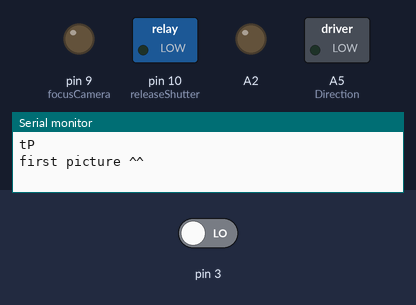
This sketch was run on a simulated Arduino Uno, built with avr-gcc and run on an emulated ATmega328P. Shown: switched loads named in the sketch (green lamp = pin HIGH), output pins drawn as LEDs (lit = HIGH), the last lines printed to the serial monitor. The test bench sets the inputs (shaded band); at power-on: pin 3 LOW. Pins used as bus, display or sensor lines are not drawn.

Above: at 1.2 s.
1.3 s: pin 3 driven HIGH
At 4.01 s:
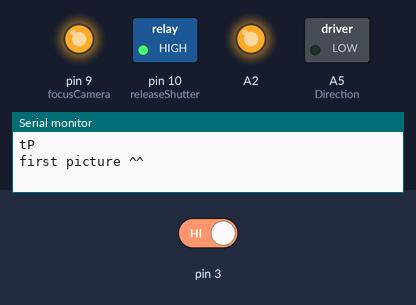
At 4.8 s:
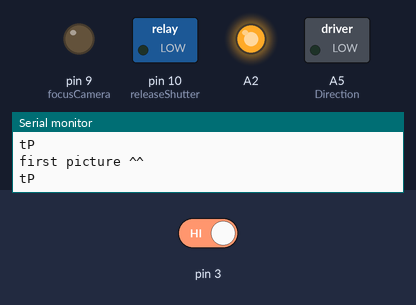
Timing chart, 0 to 9.6 s (numbered marks = the images above; inputs shaded):
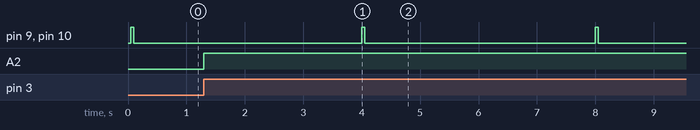

The sketch:

AutoCam_R3.ino
```cpp
/* Notes
- Coded by Ronnie Kwan - Febuary 20th, 2014
- Uniformly we will use pull-down resistors

//DONE:
 Put the LCD to refresh on the timer compare B interrupt every at 60Hz // Not possible, the routine takes too long
 Double click to go back on the menu // Done
 Activate shooting in continuous mode // Done
 Be able to modify the time interval // Done
 Make sure camera gets out of sleep mode just before the shot // Done

 //TODO:
- Free shot Mode
- Set Total Time Modeee
- Time of Day Mode
- Bounded Time Mode
- External Trigger Mode?
- Settings menu
- Build robust lcd writing method that doesn't hard code the position of numbers
- Create custom characters
- Save previous values into EEPROM, see if possible first...
*/

//#include <LiquidCrystal.h>
#include <avr/io.h>
#include <avr/interrupt.h>
#include "globalVariables.h"
//#include "menu.h"
//#include "rotaryEncoder.h"
#include "cameraShutter.h"
#include "misc.h"
#include "initialization.h"
//#include "fonts.h"
#include "stepperMotor.h"
//#include "contShttrStppr.h"

int incomingByte = 0;


void setup() {
	noInterrupts();
	pinSetup();
	stepperMTR_ini();
	stepperSpeed = 1;		//stepper manual speed = 2.5mm/s, max seems to be 3.2 mm/s with low vibrations, remember to put it in 1/16th steps
	stepperDistance = 10;	//stepper manual distance = 10mm
	limSwHit = NO;
	updt_stepperInfo();
	Serial.begin(9600);

	//lcd.createChar(0, A);
	//lcd.createChar(1, C);
	//lcd.createChar(2, M);
	//lcd.createChar(3, cameraShot_noFlash);
	//lcd.createChar(4, cameraShot_flash);
	//lcd.createChar(5, V);
	//lcd.createChar(6, num1);
	//lcd.createChar(7, num0);

	//LCD_ini();                                       // -set up the LCD's number of columns and rows
	//timerCompare0_ini();
	timerCompare1_ini();
	//timerCompare2_ini();
	//int0_ini();
	int1_ini();									// Start the external interrupt for the limit switches
	//TIMSK1 &= (0 << OCIE1A);

	//lcd.clear();
	interrupts();
}

ISR(TIMER1_COMPA_vect){                         // -Timer compare 1 A ISR, this regulates the shooting activity
	noInterrupts();
	// beginCameraShots();
	cSec++;
	interrupts();
}

ISR(TIMER2_COMPA_vect){                         // -Timer compare 2 A ISR, this regulates the shooting activity
	noInterrupts();                             // -disable all interrupts
	interrupts();
	//updt_currLocation_rotaryTurn();
	//updt_contShutterInterval();
	updt_stepperInfo();
	interrupts();
}

ISR(INT0_vect){                                 // -External interrupt for the push button on pin 2 which
	noInterrupts();                             // determines which level and submenus the user is currently on
	//if((currML0 == 1 && currML1 == 0 && currML2 == 0 && currML3 == 0) ||
	//(currML0 == 1 && currML1 == 0 && currML2 == 1 && currML3 == 0)||
	//(currML0 == 1 && currML1 == 1 && currML2 == 0 && currML3 == 0)||
	//(currML0 == 1 && currML1 == 1 && currML2 == 1 && currML3 == 0)){
	//	limSwHit = YES;
	//	digitalWrite(A2, limSwHit);
	//}
	//else{
		//updt_currLocation_click();
	//}
	//EIFR |= (1<<INTF0);							// Clear the flag to make the double click work, in the case
												// that you click while you're in the interrupt. ATMega328
												// seems to remember it until it is allowed to interrupt again.
	interrupts();
}

ISR(INT1_vect){                                 // -External interrupt for the limitswitch on pin 2 which
	noInterrupts();                             // determines which level and submenus the user is currently on
	limSwHit = YES;
	digitalWrite(A2, limSwHit);
	EIFR |= (1<<INTF1);							// Clear the flag to make the double click work, in the case
												// that you click while you're in the interrupt. ATMega328
												// seems to remember it until it is allowed to interrupt again.
	interrupts();
}

void loop()  {                                  // -Menu navigation being is displayed on the LCD in this loop
	//displayCurrentMenu(currML0, currML1, currML2, currML3, currML4, currCRF);
	// lcd.setCursor(0, 0);
	// lcd.print(cSec, DEC);
	//CSSProc();

	//takePicture();
	//camContinuous(2, 2, 4);	//SSC < TBF therefore dT = TBF
	camContinuous(4, 4, 2);		//SSC > TBF therefore dT = SSC
	delay(10000);
}
```

cameraShutter.cpp
```cpp
#include <avr/io.h>
#include <Arduino.h>
#include <avr/interrupt.h>
#include "globalVariables.h"
#include "cameraShutter.h"
#include "misc.h"


void takePicture(void){
	// This function allows the camera to perform the shutter actuation
	// NOTE: get the timing right, it just goes apeshit while in start mode.
	digitalWrite(focusCamera, HIGH);
	digitalWrite(releaseShutter, HIGH);
	//digitalWrite(A2, HIGH);
	delay(50);
	digitalWrite(focusCamera, LOW);
	digitalWrite(releaseShutter, LOW);
	//digitalWrite(A2, LOW);
	delay(10);
	Serial.println("tP");
}


void camContinuous(unsigned char NOF, unsigned char SSC, unsigned char TBF){
	// This function allows the camera to continously shoot given the parameters set by the user
	// NOF = Number of Frames
	// SSC = Shutter Speed Compensation (measured in seconds)
	// TBF  = Time Between Frames

	unsigned char cF;
	//cF = current frame
	unsigned char dT;
	//dT = delay time between frames (w.r.t SSC & TBF)

	if(SSC >= TBF){
		dT = SSC;
	}
	else if(SSC < TBF){
		dT = TBF;
	}
	//Determining if SSC or TBF should affect dT.
	delay(50);
	//Delay just a moment so the person is well away from the controls that might cause vibration to the camera
	takePicture();
	delaySeconds_ini();
	cF++;
	Serial.println("first picture ^^");
	while(NOF != cF){
		//Serial.println(cSec);
		//Serial.println(SSC);
		if(delaySeconds_chk(dT)){
			takePicture();
			if(NOF >= cF){
				delaySeconds_ini();
				cF++;
			}
			else{
				break;
			}
		}
	}
}
```

cameraShutter.h
```cpp
#ifndef CAMERASHUTTER_H_
#define CAMERASHUTTER_H_

void takePicture(void);
	// This function allows the camera to perform the shutter actuation
	// NOTE: get the timing right, it just goes apeshit while in start mode.

void camContinuous(unsigned char NOF, unsigned char SSC, unsigned char TBF);
	// This function allows the camera to continously shoot given the parameters set by the user
	// NOF = Number of Frames
	// SSC = Shutter Speed Compensation (measured in seconds)
	// TBF  = Time Between Frames

#endif
```

globalVariables.cpp
```cpp
//#include <LiquidCrystal.h>
#include "globalVariables.h"

volatile unsigned char currML0 = 0;	// Current menu level 0
volatile unsigned char currML1 = notDefined;	// Current menu level 1
volatile unsigned char currML2 = notDefined;	// Current menu level 2
volatile unsigned char currML3 = notDefined;	// Current menu level 3
volatile unsigned char currML4 = notDefined;	// Current menu level 4
volatile unsigned char currCRF = NO;


volatile unsigned char ML0prev = notDefined;
volatile unsigned char ML1prev = notDefined;
volatile unsigned char ML2prev = notDefined;
volatile unsigned char ML3prev = notDefined;
volatile unsigned char ML4prev = notDefined;

volatile int stepperDelay;
volatile float stepperSpeed;
volatile int SSLeastSig;
volatile int SSMostSig;
volatile unsigned int stepperDistance;		//Desired distance for stepper to move with relation to leadscrew
volatile unsigned char stepperDistanceMS;
volatile unsigned char stepperDistanceLS;
volatile unsigned char limSwHit;

volatile unsigned int CM_DistDiv = 1;		//This should be the distance division where you move 1 mm every cycle.
volatile unsigned int CM_DistDivMS;
volatile unsigned int CM_DistDivLS;
volatile unsigned int CM_ShotPerDiv = 1;
volatile unsigned int CM_DistCov = 0;
volatile unsigned int CSS_shutterStart = NO;
volatile unsigned int CSS_shutterNotDone = YES;

volatile unsigned int cSec = 0;

volatile unsigned char contShutterInterval;
volatile char contHr;
volatile char contMin;
volatile char contSec = 5;

volatile char stiHr;
volatile char stiMin;
volatile char stiSec;

volatile char currHr;
volatile char currMin;
volatile char currSec;

volatile char test;

// volatile char stiHr_curr;
// volatile char stiMin_curr;
// volatile char stiSec_curr;

// volatile char stiTimeLeftHr;
// volatile char stiTimeLeftMin;
// volatile char stiTimeLeftSec;

//LiquidCrystal lcd(LCDRS, LCDEnable, LCDDR4, LCDDR5, LCDDR6, LCDDR7);
```

globalVariables.h
```cpp
#ifndef GLOBALVARIABLES_H_
#define GLOBALVARIABLES_H_

//#include <LiquidCrystal.h>

//Human Interface pins begin
#define pin_A 6
#define pin_B 7
#define pushButton 2 //Interrupt enabled pin (both 2 and 3)
#define limitSwitches 3 //Interrupt enabled pin (both 2 and 3)
#define focusCamera 9		//red wire
#define releaseShutter 10		//green wire
//Human Interface pins end

#define oneClick 1
#define twoClick 2
#define NO 0
#define YES 1
#define notDefined 99

//LCD Define begin
#define LCDRS 4
#define LCDEnable 5
#define LCDDR4 8
#define LCDDR5 11
#define LCDDR6 12
#define LCDDR7 13
//LCD Define end

enum direction{
	neutral,
	positive,
	negative
};

enum currentHMSModifier{
  hour,
  minute,
  second
};

enum booleanStatements{
  FALSE,
  TRUE
};

enum menu {
  continuous,
  setTimeOfDay,
  settings
};

enum continuousSubMenu{
  startCont,
  setTimeIntervalCont
};

enum setTimeSubMenu{
  startSetTime,
  setTimer,
  setTimeIntervalSetTime
};

enum settingsSubMenu{
  SDTimeInterval,
  SDTimer,
  adjustBrightness
};

extern volatile unsigned char currML0;	// Current menu level 0
extern volatile unsigned char currML1;	// Current menu level 1
extern volatile unsigned char currML2;	// Current menu level 2
extern volatile unsigned char currML3;	// Current menu level 3
extern volatile unsigned char currML4;	// Current menu level 4
extern volatile unsigned char currCRF;	// Current constant refresh status

extern volatile unsigned char ML0prev;
extern volatile unsigned char ML1prev;
extern volatile unsigned char ML2prev;
extern volatile unsigned char ML3prev;
extern volatile unsigned char ML4prev;

extern volatile int stepperDelay;
extern volatile float stepperSpeed;
extern volatile int SSLeastSig;
extern volatile int SSMostSig;
extern volatile unsigned int stepperDistance;
extern volatile unsigned char stepperDistanceMS;
extern volatile unsigned char stepperDistanceLS;
extern volatile unsigned char limSwHit;

extern volatile unsigned int CM_DistDiv;		//note: MAX: 500mm DEFAULT: 1mm
extern volatile unsigned int CM_DistDivMS;
extern volatile unsigned int CM_DistDivLS;
extern volatile unsigned int CM_ShotPerDiv;		//note: MAX: 999shots DEFAULT: 1 S/DIV
extern volatile unsigned int CM_DistCov;		//note: MAX: 999mm DEFAULT: 0, therefore it will move until it hits limit switch
extern volatile unsigned int CSS_shutterStart;
extern volatile unsigned int CSS_shutterNotDone;

extern volatile unsigned int cSec;		//current seconds, used to keep track of the seconds that have past in Timer2 Comp A

extern volatile unsigned char contShutterInterval;
extern volatile char contHr;		//linked with cont+mtr mode
extern volatile char contMin;		//linked with cont+mtr mode
extern volatile char contSec;		//linked with cont+mtr mode

extern volatile char stiHr;
extern volatile char stiMin;
extern volatile char stiSec;

extern volatile char currHr;
extern volatile char currMin;
extern volatile char currSec;

extern volatile char test;

// extern volatile char stiHr_curr;
// extern volatile char stiMin_curr;
// extern volatile char stiSec_curr;

// extern volatile char stiTimeLeftHr;
// extern volatile char stiTimeLeftMin;
// extern volatile char stiTimeLeftSec;

//extern LiquidCrystal lcd;

#endif
```

initialization.cpp
```cpp
#include <avr/io.h>
#include <Arduino.h>
#include <avr/interrupt.h>
#include "globalVariables.h"
#include "initialization.h"
#include "stepperMotor.h"
//#include "fonts.h"

 void timerCompare0_ini(void){								  // -Initialization of the Timer Compare 0
	TCCR0A  = 0;                                       	      // This regulates the menu navigation arrow to show where user is pointing
	TCCR0B  = 0;
	TCNT0   = 0;
	OCR0A   = 256;                                     	      // -compare match register ((16MHz/64/200Hz)-1)
	TCCR0A |= (1 << WGM01);                                   // -CTC mode
	TCCR0B |= ((1 << CS02) | (1 << CS00));                    // -1024 prescaler
	TIMSK0 |= (1 << OCIE0A);                                  // -Enable timer compare interrupt
}

void timerCompare1_ini(void){                                 // -Initialization of the Timer Compare 1
	TCCR1A  = 0;                                              // -Timer compare 1 A ISR, this regulates the shooting activity
	TCCR1B  = 0;
	TCCR1C  = 0;               								  // Clear TCCR1C
	TCNT1   = 0;
	OCR1A   = 15624;                                          // -compare match register ((16MHz/1024/1Hz) - 1)
	TCCR1B |= (1 << WGM12);                                   // -CTC mode
	TCCR1B |= ((1 << CS12) | (1 << CS10));                    // -1024 prescaler
	TIMSK1 |= (1 << OCIE1A);                                  // -Enable timer compare interrupt
}

void timerCompare2_ini(void){                                 // -Initialization of the Timer Compare 1
	TCCR2A  = 0;                                              // -Timer compare 1 A ISR, this regulates the rotary encoder refresh rate
	TCCR2B  = 0;
	TCNT2   = 0;
	OCR2A   = 124;                                            // -compare match register ((16MHz/1024/500Hz) - 1)
	TCCR2A |= (1 << WGM21);                                   // -CTC mode
	TCCR2B |= (1 << CS22) | (1 << CS21);   					  // -256 prescaler
	TIMSK2 |= (1 << OCIE2A);                                  // -Enable timer compare interrupt 2 A
}

void int0_ini(void){                                          // -Initialize INT0 external interrupt
                                                              // -External interrupt for the push button on pin 2 which
                                                              // determines which level and submenus the user is currently on
	EIMSK  |= (1<<INT0);                                      // -Enable INT0 for pin 2
	EICRA  |= (1<<ISC01) | (1<<ISC00);                        // -ISC01 = 1, ISC00 = 1, Interrupt on rising edge
}

void int1_ini(void){                                          // -Initialize INT1 external interrupt
                                                              // -External interrupt for the two end stops/ limit switches
                                                              // that determines whether the camera carriage has reached the end
	EIMSK  |= (1<<INT1);                                      // -Enable INT1 for pin 3
	EICRA  |= (1<<ISC11) | (1<<ISC10);                        // -ISC11 = 1, ISC10 = 1, Interrupt on rising edge
}

void pinSetup(void){
	pinMode(focusCamera, OUTPUT);
	pinMode(releaseShutter, OUTPUT);
	pinMode(pushButton, INPUT);
	pinMode(pin_A, INPUT);
	pinMode(pin_B, INPUT);
	pinMode(A5, OUTPUT);		                              //Direction
	pinMode(A4, OUTPUT);		                              //Steps
	pinMode(A3, OUTPUT);		                              //Sleep (ALOW)
	pinMode(A2, OUTPUT);
}

//void LCD_ini(void){
//	unsigned char counter = 0;
//	lcd.begin(16, 2);                                         // -set up the LCD's number of columns and rows:
//	lcd.setCursor(5, 0);
//	lcd.write(byte(3));
//	lcd.write(byte(0));
//	lcd.print(".");
//	lcd.write(byte(1));
//	lcd.write(byte(0));
//	lcd.write(byte(2));
//	lcd.setCursor(6, 1);
//	lcd.write(byte(5));
//	lcd.write(byte(6));
//	lcd.print(".");
//	lcd.write(byte(7));
//
//	for(int i = 0; i < 10; i++){
//		if(counter == 0){
//			lcd.setCursor(5, 0);
//			lcd.write(byte(4));
//			counter = 1;
//		}
//		else{
//			lcd.setCursor(5, 0);
//			lcd.write(byte(3));
//			counter = 0;
//		}
//		delay(25000);
//	}
//}

void stepperMTR_ini(void){
	digitalWrite(A3, HIGH);		                              //disable the driver
	delayMicroseconds(10);
}
```

initialization.h
```cpp
#ifndef INITIALIZATION_H_
#define INITIALIZATION_H_

void timerCompare0_ini(void);
void timerCompare1_ini(void);
void timerCompare2_ini(void);
void int0_ini(void);
void int1_ini(void);
void pinSetup(void);
void LCD_ini(void);
void stepperMTR_ini(void);

#endif
```

misc.cpp
```cpp
//#include <LiquidCrystal.h>
#include <avr/io.h>
#include <avr/interrupt.h>
#include "globalVariables.h"
//#include "menu.h"
//#include "rotaryEncoder.h"
//#include "cameraActions.h"
#include "misc.h"
#include "initialization.h"
//#include "fonts.h"
#include "stepperMotor.h"

int delaySeconds_chk(unsigned int dV){
	if(cSec == dV){
		TIMSK1 &= (0 << OCIE1A);	//turn off timer2 compA interrupt
		cSec = 0;
		return 1;
	}
	else if(cSec > dV){
		//do something that says it went over...
	}
	else{
		return 0;	//wait time isn't done yet
	}
}

void delaySeconds_ini(void){
	TIMSK1 = (1 << OCIE1A);	//turn on timer2 compA interrupt
	cSec = 0;	//cSec reset
}


// int delaySeconds_ini(unsigned char s, unsigned int dV){		// s = state (0 for OFF or 1 for ON), dV = delay value

	// switch(s){
	// case 0:		//OFF-OFF state

		// break;
	// case 1:		//OFF-ON state

		// break;
	// case 2:		//ON-ON state
		// if(cSec == dV){
			// //turn off timer2 compA interrupt
			// //cSec reset
			// //return 1;
			// //
		// }
		// else{
			// //wait time isn't done yet
			// //return 0;
		// }
		// break;
	// case 3:		//ON-OFF state
		// break;
	// default:
		// break;
	// }

// }
```

misc.h
```cpp
#ifndef MISC_H_
#define MISC_H_

int delaySeconds_chk(unsigned int dV);
void delaySeconds_ini(void);

#endif
```

stepperMotor.h
```cpp
#ifndef STEPPERMOTOR_H_
#define STEPPERMOTOR_H_


void updt_stepperInfo(void);
void step(unsigned char dir, unsigned char stepMS, unsigned char stepLS);
void performStepping(void);
void reverseSteps(void);
void homeCarriage(unsigned char dir);
void enableMotor(void);
void disableMotor(void);

#endif
```

Source omitted: stepperMotor.cpp (3439 bytes)

Measured:
- after the input at 1.3 s, A2: LOW → HIGH at once
- by itself, pin 9 (focusCamera), pin 10 (releaseShutter): alternates HIGH for 0.05 s and LOW for 3.9 s
